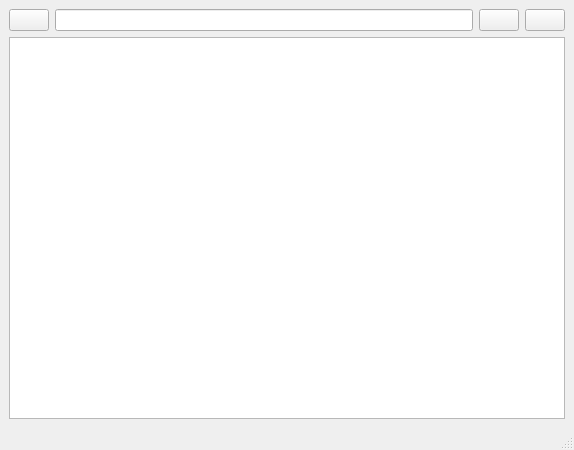
<?xml version="1.0" encoding="UTF-8"?>
<ui version="4.0">
 <class>MainWindow</class>
 <widget class="QMainWindow" name="MainWindow">
  <property name="geometry">
   <rect>
    <x>0</x>
    <y>0</y>
    <width>574</width>
    <height>450</height>
   </rect>
  </property>
  <property name="windowTitle">
   <string>MainWindow</string>
  </property>
  <widget class="QWidget" name="centralwidget">
   <layout class="QGridLayout" name="gridLayout">
    <item row="0" column="0">
     <widget class="QPushButton" name="pushButton">
      <property name="text">
       <string/>
      </property>
      <property name="icon">
       <iconset theme=":/img/folderup.png" resource="resource.qrc">
        <normaloff>:/img/folderup.png</normaloff>:/img/folderup.png</iconset>
      </property>
     </widget>
    </item>
    <item row="0" column="1">
     <widget class="QLineEdit" name="lineEdit"/>
    </item>
    <item row="0" column="2">
     <widget class="QPushButton" name="pushButton_2">
      <property name="text">
       <string/>
      </property>
      <property name="icon">
       <iconset resource="resource.qrc">
        <normaloff>:/img/list.png</normaloff>:/img/list.png</iconset>
      </property>
     </widget>
    </item>
    <item row="0" column="3">
     <widget class="QPushButton" name="pushButton_3">
      <property name="text">
       <string/>
      </property>
      <property name="icon">
       <iconset resource="resource.qrc">
        <normaloff>:/img/iconlist.png</normaloff>:/img/iconlist.png</iconset>
      </property>
     </widget>
    </item>
    <item row="1" column="0" colspan="4">
     <widget class="QListView" name="listView">
      <property name="selectionRectVisible">
       <bool>false</bool>
      </property>
     </widget>
    </item>
   </layout>
  </widget>
  <widget class="QMenuBar" name="menubar">
   <property name="geometry">
    <rect>
     <x>0</x>
     <y>0</y>
     <width>574</width>
     <height>20</height>
    </rect>
   </property>
  </widget>
  <widget class="QStatusBar" name="statusbar"/>
 </widget>
 <resources>
  <include location="resource.qrc"/>
 </resources>
 <connections/>
</ui>
